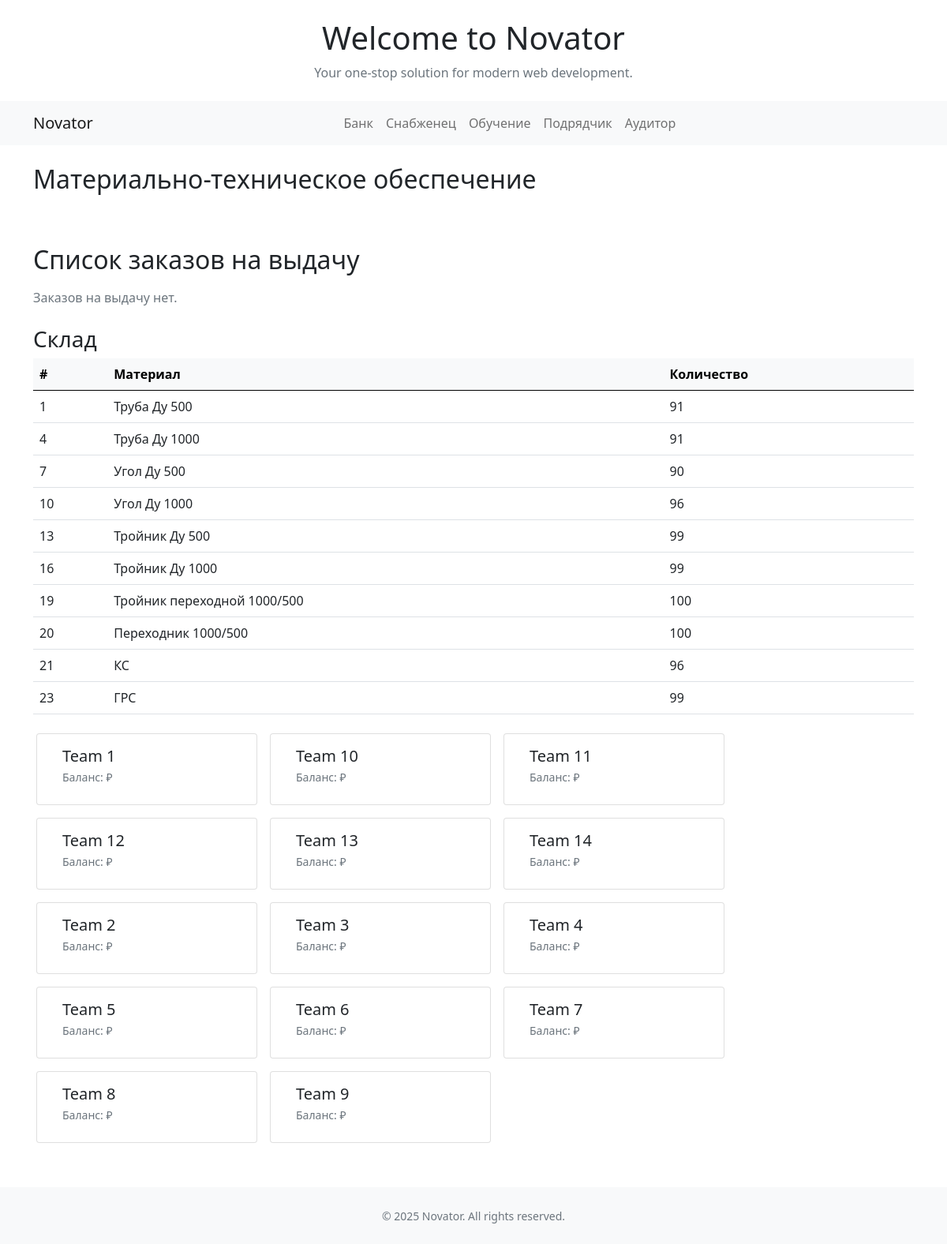
The app's page /mtr/ (signed in), older data.
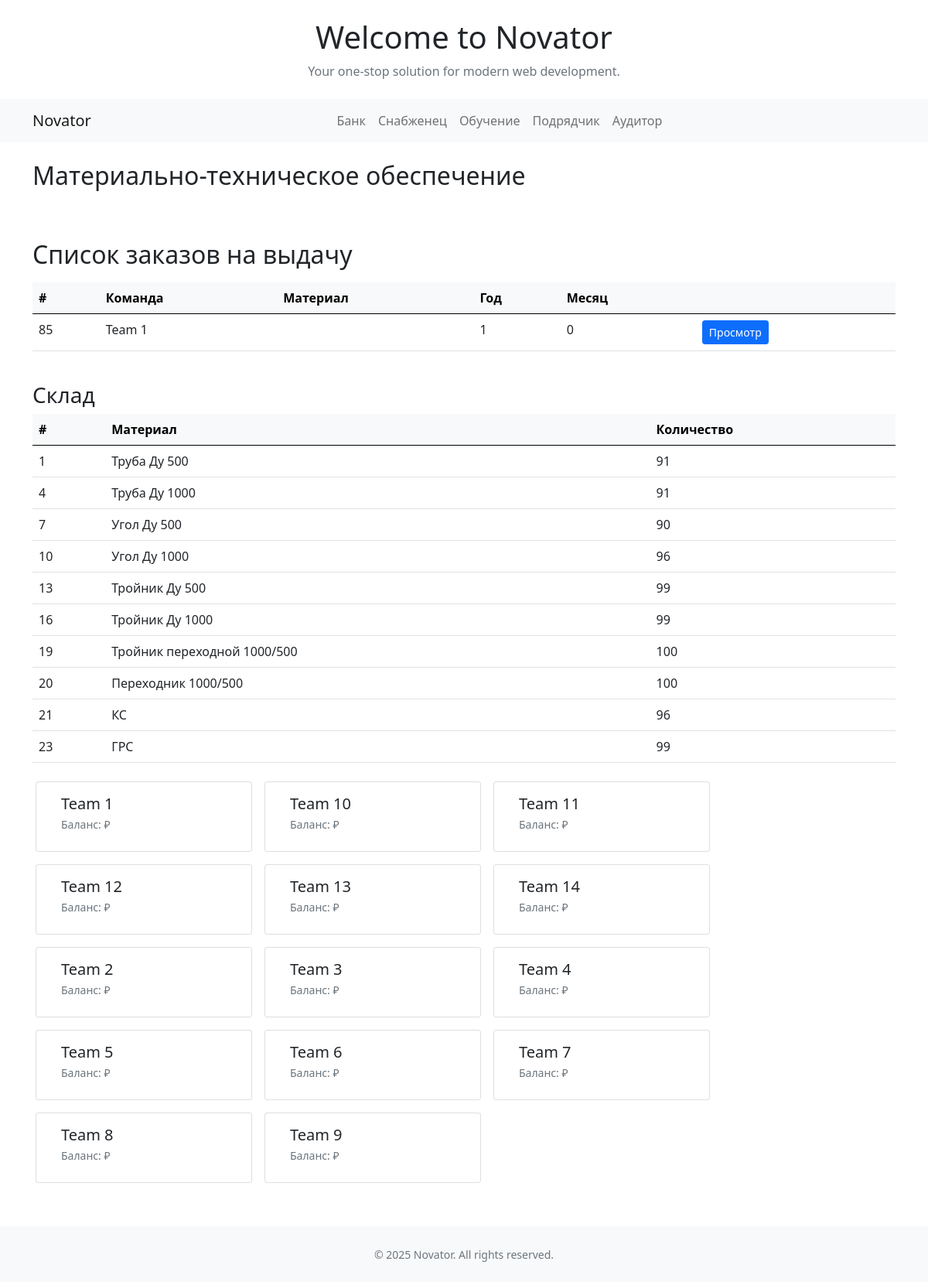
The same page, newer data.
### mtr/models.py (models this page shows, shortened)
class Stock(models.Model):
    warehouse = models.ForeignKey(
        Sklad,
        on_delete=models.CASCADE,
        related_name="stocks",
        verbose_name="Склад"
    )
    material = models.ForeignKey(
        Material,
        on_delete=models.CASCADE,
        related_name="stocks",
        verbose_name="Материал"
    )
    quantity = models.DecimalField(
        max_digits=15,
        decimal_places=3,
        default=0,
        verbose_name="Количество"
    )
    class Meta:
        unique_together = ("warehouse", "material")
        verbose_name = "Остаток"
        verbose_name_plural = "Остатки"

class Sklad(models.Model):
    name = models.CharField(max_length=100, verbose_name='Название склада')
    team = models.ForeignKey(Team, on_delete=models.CASCADE, related_name='sklad_team', blank=True, null=True)
    slug = models.SlugField(max_length=100, blank=True)
    category = models.CharField(max_length=100, verbose_name='Категория склада', blank=True)
    is_active = models.BooleanField(default=True, verbose_name='Активен')
    class Meta:
        verbose_name = "Склад"
        verbose_name_plural = "Склады"
        ordering = ["name"]
    def __str__(self):
        return self.name

### main/models.py (models this page shows, shortened)
class Material(models.Model):
    name = models.CharField(max_length=100,verbose_name='Наименование')
    slug = models.SlugField(max_length=100, blank=True)
    price = models.FloatField(max_length=10, verbose_name='Стоимость')
    category = models.ForeignKey(Category, on_delete=models.SET_DEFAULT ,verbose_name='Категория', default='пусто')
    eco_score = models.FloatField(max_length=10, verbose_name='Экологический балл', default=0)

class Team(models.Model):
    name = models.CharField(max_length=100, verbose_name='Имя команды')
    slug = models.SlugField(max_length=100)
    status = models.BooleanField(default=False, verbose_name='Активно')

### bank/models.py (models this page shows, shortened)
class Zakaz(models.Model):
    team = models.ForeignKey(Team, on_delete=models.CASCADE)
    year = models.IntegerField(verbose_name='Год заказа')
    month = models.IntegerField(verbose_name='Месяц заказа', null=True)
    payment = models.BooleanField(default=False, verbose_name='Оплачено')
    issued = models.BooleanField(default=False, verbose_name='Выдано')
    status = models.ForeignKey(Status, on_delete=models.SET_NULL, null=True, blank=True, verbose_name='Статус заказа')
    description = models.TextField(blank=True, verbose_name='Номер договора')

### mtr/views.py (the view)
# urls.py: path('', views.index, name='index'),
@login_required
def index(request):
    zakazy = Zakaz.objects.filter(status__pk=2).filter(payment=True).filter(issued=False)
    sklad = Sklad.objects.filter(is_active=True, name = request.user.userprofile.sklad)
    stock = Stock.objects.filter(warehouse__in=sklad, material__category__slug__in=['trubi', 'buildings'])
    sklad_teams = Sklad.objects.filter(team__isnull=False)
    materials = []
    for items in sklad:
        materials.extend(Stock.objects.filter(warehouse=items))
    context = {
        'zakazy': zakazy,
        'sklad': stock,
        'sklad_teams': sklad_teams,
        'materials': materials
    }
    return render(request, 'mtr/index.html', context)

### templates/mtr/index.html (shortened to what this page needs)
{% extends 'base.html' %}
{% block content %}
<div class="container my-4">
  <h2 class="mb-4">Материально-техническое обеспечение</h2>
    <div class="d-flex flex-row mb-3 gap-3 overflow-auto py-2 px-1">
    </div>
</div>
<div class="container my-4">
  <div class="d-flex justify-content-between align-items-center mb-3">
    <h2 class="m-0">Список заказов на выдачу</h2>
  </div>
  {% if zakazy %}
    <div class="table-responsive">
      <table class="table table-hover">
        <thead class="table-light">
          <tr>
            <th>#</th>
            <th>Команда</th>
            <th>Материал</th>
            <th>Год</th>
            <th>Месяц</th>
            <th></th>
          </tr>
        </thead>
        <tbody>
          {% for zakaz in zakazy %}
          <tr>
            <td>{{ zakaz.id }}</td>
            <td>{{ zakaz.team.name }}</td>
            <td>{{ zakaz.material.name }}</td>
            <td>{{ zakaz.year }}</td>
            <td>{{ zakaz.month }}</td>
            <td>
              <div class="btn-group" role="group">
                <a href="{% url 'mtr:extradition_detail' zakaz.id %}" class="btn btn-sm btn-primary">
                   Просмотр
                </a>
                </div>
            </td>
          </tr>
          {% endfor %}
        </tbody>
      </table>
    </div>
  {% endif %}
    {% if not zakazy %}
    <p class="text-muted">Заказов на выдачу нет.</p>
  {% endif %}
  {% if sklad %}
    <div class="table-responsive mt-4">
      <h3>Склад</h3>
      <table class="table table-hover">
        <thead class="table-light">
          <tr>
            <th>#</th>
            <th>Материал</th>
            <th>Количество</th>
          </tr>
        </thead>
        <tbody>
          {% for item in sklad %}
          <tr>
            <td>{{ item.id }}</td>
            <td>{{ item.material.name }}</td>
            <td>{{ item.quantity|floatformat:0 }}</td>
          </tr>
          {% endfor %}
        </tbody>
      </table>
    </div>
  {% endif %}
   {% if sklad_teams %}
    <div class="team-row d-flex flex-row flex-wrap gap-3 overflow-auto py-2 px-1" style="scroll-behavior:smooth;">
      {% for sklad in sklad_teams %}
        <a href="{% url 'mtr:sklad_team_detail' sklad.pk %}" style="display: block; text-decoration: none; color: inherit;"><div class="card" style="min-width:280px; max-width:320px;">
          <div class="card-body d-flex align-items-start">
            <div class="flex-grow-1">
              <h5 class="card-title mb-1">{{ sklad.team.name }}</h5>
              <div class="d-flex justify-content-between align-items-center">
                <div class="small text-muted">
                  <p class="card-text mb-2">
                    Баланс: {{ sklad.team.balance|floatformat:0 }} ₽ </p>
                </div>
              </div>
            </div>
          </div>
        </div></a>
      {% endfor %}
    </div>
  {% else %}
    <p class="text-muted">No teams found.</p>
  {% endif %}
{% endblock %}

Row changes from the older to the newer data that the page shows:
added Zakaz: id "85", team.name "Team 1", year "1", month "0"
Text that changed along with them:
text no longer shown: "Заказов на выдачу нет."
text now shown: "# Команда Материал Год Месяц"
